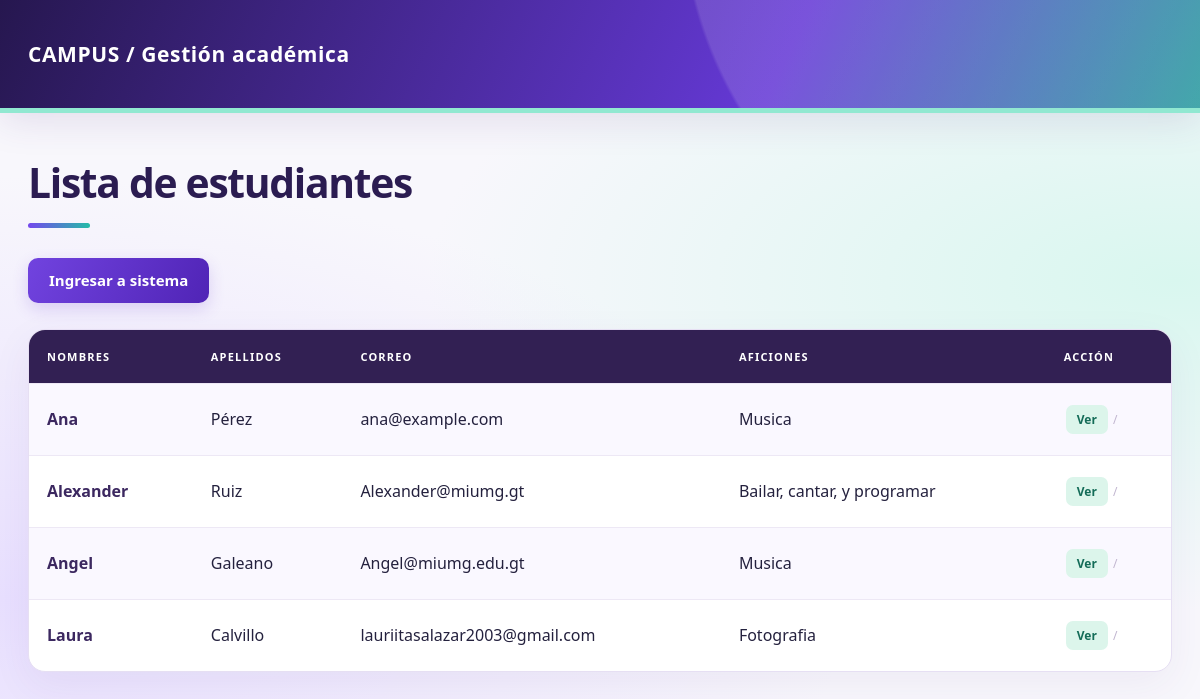
The page / on the database its author committed.
### tables this page shows
CREATE TABLE `alumno` (
  `id_alumno` int(11) NOT NULL,
  `nombres` varchar(50) NOT NULL,
  `apellidos` varchar(50) NOT NULL,
  `correo` varchar(30) NOT NULL,
  `aficiones` varchar(100) NOT NULL,
  `id_usuario` int(11) NOT NULL
);

### index.php (the view, shortened to what this page needs)
<?php
require_once "db.php";
?>
<html>
<head>
<link rel="stylesheet" href="diseno.css">
</head><body class="pagina-index">
<h1>Lista de estudiantes</h1>
<?php
if ( isset($_SESSION['id_usuario']) ) {
	echo( '<p><a href="logout.php">Salir</a></p>');
}else{
	echo( '<p><a href="login.php">Ingresar a sistema</a></p>');
}
echo('<table border="1">'."\n");
echo('<tr>
<th>Nombres</th>
<th>Apellidos</th>
<th>Correo</th>
<th>Aficiones</th>
<th>Acción</th>
<tr>');
$stmt = $pdo->query("SELECT id_alumno, nombres, apellidos, correo, aficiones FROM alumno");
while ( $row = $stmt->fetch(PDO::FETCH_ASSOC) ) {
    echo "<tr><td>";
    echo(($row['nombres']));
	echo "</td><td>";
    echo(($row['apellidos']));
    echo("</td><td>");
    echo(($row['correo']));
    echo("</td><td>");
    echo(($row['aficiones']));
    echo("</td><td>");
	echo('<a href="ver.php?id_alumno='.$row['id_alumno'].'">Ver</a> / ');
	echo("</td></tr>\n");
}
?>
</table>

### diseno.css (style rules this page uses)
:root { --ink:#24213e;--muted:#716b8a;--violet:#6539d6;--line:#e3dff0;--mint:#b9f4e2 }
* { box-sizing:border-box }
body { margin:0;min-height:100vh;padding:158px max(28px,calc((100vw - 1160px)/2)) 70px;color:var(--ink);background:radial-gradient(ellipse at 98% 35%,#d9f7ef 0,transparent 45%),radial-gradient(ellipse at 0 75%,#e8dfff 0,transparent 50%),#f8f7fc;font:15px/1.65 "Segoe UI",Arial,sans-serif }
body:before { content:"CAMPUS / Gestión académica";position:absolute;inset:0 0 auto;height:108px;padding:0 max(28px,calc((100vw - 1160px)/2));display:flex;align-items:center;background:radial-gradient(circle at 90% -90%,#ffffff22 0 36%,transparent 36.3%),linear-gradient(115deg,#26174f,#6539d6 65%,#279a9e);color:#fff;font-size:21px;font-weight:700;letter-spacing:.6px;border-bottom:5px solid #91e8d1;box-shadow:0 8px 35px #4d2e7c20 }
h1 { font-size:clamp(29px,3.4vw,43px);line-height:1.18;letter-spacing:-1.3px;margin:0 0 30px;font-weight:750;color:#2b1c51 }
h1:first-of-type:after { content:"";display:block;width:62px;height:5px;border-radius:5px;background:linear-gradient(90deg,#7548ed,#25bca7);margin-top:17px }
p { margin:0 0 21px }
a { color:#6230c9;font-weight:650;text-decoration:none;transition:color .18s,background .18s,box-shadow .18s }
body>p a,body>a { display:inline-block;padding:10px 21px;border-radius:10px;background:#fff;border:1px solid #ded4f5;box-shadow:0 3px 10px #38225408 }
body>p a[href="login.php"],body>a[href="nuevo.php"] { background:linear-gradient(115deg,#7143df,#5024b6);color:#fff;border:0;box-shadow:0 6px 16px #6a3acc30 }
table { width:100%;border:1px solid #e6dff3;border-spacing:0;border-collapse:separate;background:#fff;border-radius:17px;overflow:hidden;box-shadow:0 13px 40px #482a7910;margin:26px 0 10px }
th,td { border:0;padding:19px 18px;text-align:left;vertical-align:middle;overflow-wrap:anywhere }
th { background:#322053;color:#fff;font-size:11px;text-transform:uppercase;letter-spacing:1.2px;font-weight:700 }
td { border-top:1px solid #ede8f5 }
tr:nth-child(odd) td { background:#faf8ff }
td:first-child { font-weight:650;color:#3c2860 }
td:last-child { white-space:nowrap;font-size:12px;color:#c0b5cf }
td a { display:inline-block;border-radius:7px;padding:6px 11px;background:#eee8fb;color:#5c2bbb;margin:2px }
td a[href^="ver.php"] { background:#dcf5eb;color:#146c58 }

### rows shown on the page
alumno: nombres "Ana", apellidos "Pérez", correo "ana@example.com", aficiones "Musica"
alumno: nombres "Alexander", apellidos "Ruiz", correo "Alexander@miumg.gt", aficiones "Bailar, cantar, y programar"
alumno: nombres "Angel", apellidos "Galeano", correo "Angel@miumg.edu.gt", aficiones "Musica"
alumno: nombres "Laura", apellidos "Calvillo", correo "lauriitasalazar2003@gmail.com", aficiones "Fotografia"
